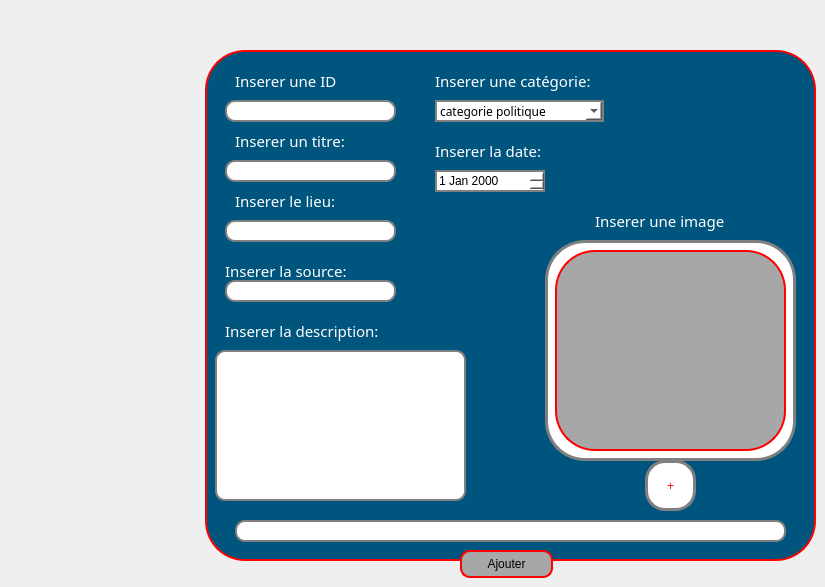
     <widget class="QWidget" name="tab_4">
      <attribute name="icon">
       <iconset>
        <normaloff>../../ressources/icons8-plus-2-mathématique-48.png</normaloff>../../ressources/icons8-plus-2-mathématique-48.png</iconset>
      </attribute>
      <attribute name="title">
       <string>Ajout</string>
      </attribute>
      <widget class="QFrame" name="frame_10">
       <property name="geometry">
        <rect>
         <x>205</x>
         <y>50</y>
         <width>611</width>
         <height>511</height>
        </rect>
       </property>
       <property name="focusPolicy">
        <enum>Qt::NoFocus</enum>
       </property>
       <property name="styleSheet">
        <string notr="true">border-radius: 40px;
background-color: rgb(0, 85, 127);
color: rgb(255, 255, 255);
border: 2px solid red;
</string>
       </property>
       <property name="frameShape">
        <enum>QFrame::StyledPanel</enum>
       </property>
       <property name="frameShadow">
        <enum>QFrame::Plain</enum>
       </property>
       <property name="lineWidth">
        <number>8</number>
       </property>
       <property name="midLineWidth">
        <number>6</number>
       </property>
       <widget class="QLabel" name="label_14">
        <property name="geometry">
         <rect>
          <x>30</x>
          <y>80</y>
          <width>141</width>
          <height>21</height>
         </rect>
        </property>
        <property name="font">
         <font>
          <family>Arial Rounded MT Bold</family>
          <pointsize>11</pointsize>
         </font>
        </property>
        <property name="styleSheet">
         <string notr="true">

border: 0px solid gray;</string>
        </property>
        <property name="text">
         <string>Inserer un titre:</string>
        </property>
        <property name="scaledContents">
         <bool>false</bool>
        </property>
       </widget>
       <widget class="QLineEdit" name="le_id">
        <property name="geometry">
         <rect>
          <x>20</x>
          <y>50</y>
          <width>171</width>
          <height>22</height>
         </rect>
        </property>
        <property name="autoFillBackground">
         <bool>false</bool>
        </property>
        <property name="styleSheet">
         <string notr="true">background-color: rgb(255, 255, 255);
border-radius: 10px;
border: 2px solid gray;
color: rgb(0, 0, 0);</string>
        </property>
        <property name="text">
         <string/>
        </property>
       </widget>
       <widget class="QLabel" name="label_15">
        <property name="geometry">
         <rect>
          <x>230</x>
          <y>90</y>
          <width>131</width>
          <height>21</height>
         </rect>
        </property>
        <property name="font">
         <font>
          <family>Arial Rounded MT Bold</family>
          <pointsize>11</pointsize>
         </font>
        </property>
        <property name="styleSheet">
         <string notr="true">

border: 0px solid gray;</string>
        </property>
        <property name="text">
         <string>Inserer la date:</string>
        </property>
        <property name="scaledContents">
         <bool>false</bool>
        </property>
       </widget>
       <widget class="QLabel" name="label_16">
        <property name="geometry">
         <rect>
          <x>30</x>
          <y>140</y>
          <width>131</width>
          <height>21</height>
         </rect>
        </property>
        <property name="font">
         <font>
          <family>Arial Rounded MT Bold</family>
          <pointsize>11</pointsize>
         </font>
        </property>
        <property name="styleSheet">
         <string notr="true">

border: 0px solid gray;</string>
        </property>
        <property name="text">
         <string>Inserer le lieu:</string>
        </property>
        <property name="scaledContents">
         <bool>false</bool>
        </property>
       </widget>
       <widget class="QLineEdit" name="le_lieu">
        <property name="geometry">
         <rect>
          <x>20</x>
          <y>170</y>
          <width>171</width>
          <height>22</height>
         </rect>
        </property>
        <property name="styleSheet">
         <string notr="true">background-color: rgb(255, 255, 255);
border-radius: 10px;
border: 2px solid gray;
color: rgb(0, 0, 0);</string>
        </property>
       </widget>
       <widget class="QLabel" name="label_17">
        <property name="geometry">
         <rect>
          <x>20</x>
          <y>210</y>
          <width>161</width>
          <height>21</height>
         </rect>
        </property>
        <property name="font">
         <font>
          <family>Arial Rounded MT Bold</family>
          <pointsize>11</pointsize>
         </font>
        </property>
        <property name="styleSheet">
         <string notr="true">

border: 0px solid gray;</string>
        </property>
        <property name="text">
         <string>Inserer la source:</string>
        </property>
        <property name="scaledContents">
         <bool>false</bool>
        </property>
       </widget>
       <widget class="QLineEdit" name="le_source">
        <property name="geometry">
         <rect>
          <x>20</x>
          <y>230</y>
          <width>171</width>
          <height>22</height>
         </rect>
        </property>
        <property name="styleSheet">
         <string notr="true">background-color: rgb(255, 255, 255);
border-radius: 10px;
border: 2px solid gray;
color: rgb(0, 0, 0);</string>
        </property>
       </widget>
       <widget class="QLabel" name="label_18">
        <property name="geometry">
         <rect>
          <x>20</x>
          <y>270</y>
          <width>201</width>
          <height>21</height>
         </rect>
        </property>
        <property name="font">
         <font>
          <family>Arial Rounded MT Bold</family>
          <pointsize>11</pointsize>
         </font>
        </property>
        <property name="styleSheet">
         <string notr="true">

border: 0px solid gray;</string>
        </property>
        <property name="text">
         <string>Inserer la description:</string>
        </property>
        <property name="scaledContents">
         <bool>false</bool>
        </property>
       </widget>
       <widget class="QTextEdit" name="le_description">
        <property name="geometry">
         <rect>
          <x>10</x>
          <y>300</y>
          <width>251</width>
          <height>151</height>
         </rect>
        </property>
        <property name="styleSheet">
         <string notr="true">background-color: rgb(255, 255, 255);
border-radius: 10px;
border: 2px solid gray;
color: rgb(0, 0, 0);</string>
        </property>
       </widget>
       <widget class="QLabel" name="label_19">
        <property name="geometry">
         <rect>
          <x>230</x>
          <y>20</y>
          <width>201</width>
          <height>21</height>
         </rect>
        </property>
        <property name="font">
         <font>
          <family>Arial Rounded MT Bold</family>
          <pointsize>11</pointsize>
         </font>
        </property>
        <property name="styleSheet">
         <string notr="true">

border: 0px solid gray;</string>
        </property>
        <property name="frameShape">
         <enum>QFrame::NoFrame</enum>
        </property>
        <property name="text">
         <string>Inserer une catégorie:</string>
        </property>
       </widget>
       <widget class="QComboBox" name="le_categorie">
        <property name="geometry">
         <rect>
          <x>230</x>
          <y>50</y>
          <width>169</width>
          <height>22</height>
         </rect>
        </property>
        <property name="font">
         <font>
          <family>Arial Rounded MT Bold</family>
         </font>
        </property>
        <property name="styleSheet">
         <string notr="true">border-radius: 0px;
color: rgb(0, 0, 0);
border: 2px solid gray;
background-color: rgb(255, 255, 255);</string>
        </property>
        <property name="editable">
         <bool>false</bool>
        </property>
        <item>
         <property name="text">
          <string>categorie politique</string>
         </property>
        </item>
        <item>
         <property name="text">
          <string>categorie sport</string>
         </property>
        </item>
        <item>
         <property name="text">
          <string>categorie meteo</string>
         </property>
        </item>
        <item>
         <property name="text">
          <string>categorie espace</string>
         </property>
        </item>
        <item>
         <property name="text">
          <string>categorie filmatographie</string>
         </property>
        </item>
        <item>
         <property name="text">
          <string>categorie technologique</string>
         </property>
        </item>
        <item>
         <property name="text">
          <string>categorie sante</string>
         </property>
        </item>
        <item>
         <property name="text">
          <string>categorie divers</string>
         </property>
        </item>
       </widget>
       <widget class="QGraphicsView" name="le_apercu">
        <property name="geometry">
         <rect>
          <x>340</x>
          <y>190</y>
          <width>251</width>
          <height>221</height>
         </rect>
        </property>
        <property name="autoFillBackground">
         <bool>false</bool>
        </property>
        <property name="styleSheet">
         <string notr="true">background-color: rgb(255, 255, 255);

border: 3px solid gray;
border-radius: 40px;
background: white;
</string>
        </property>
        <property name="frameShape">
         <enum>QFrame::StyledPanel</enum>
        </property>
        <property name="frameShadow">
         <enum>QFrame::Sunken</enum>
        </property>
        <property name="lineWidth">
         <number>3</number>
        </property>
        <property name="midLineWidth">
         <number>2</number>
        </property>
       </widget>
       <widget class="QPushButton" name="pushButton_10">
        <property name="geometry">
         <rect>
          <x>440</x>
          <y>410</y>
          <width>51</width>
          <height>51</height>
         </rect>
        </property>
        <property name="styleSheet">
         <string notr="true">background-color: rgb(255, 255, 255);
font: 30pt &quot;Impact&quot;;
color: rgb(255, 0, 4);


border: 3px solid gray;
border-radius: 20px;
background: white;
</string>
        </property>
        <property name="text">
         <string>+</string>
        </property>
        <property name="checkable">
         <bool>false</bool>
        </property>
        <property name="autoRepeat">
         <bool>false</bool>
        </property>
       </widget>
       <widget class="QLabel" name="label_20">
        <property name="geometry">
         <rect>
          <x>390</x>
          <y>160</y>
          <width>171</width>
          <height>21</height>
         </rect>
        </property>
        <property name="font">
         <font>
          <family>Arial Rounded MT Bold</family>
          <pointsize>11</pointsize>
          <weight>50</weight>
          <italic>false</italic>
          <bold>false</bold>
         </font>
        </property>
        <property name="styleSheet">
         <string notr="true">background-color: rgb(211, 211, 211);

background-color: rgb(0, 85, 127);
border: 0px solid gray;</string>
        </property>
        <property name="frameShape">
         <enum>QFrame::Panel</enum>
        </property>
        <property name="text">
         <string>Inserer une image</string>
        </property>
       </widget>
       <widget class="QLineEdit" name="le_titre">
        <property name="geometry">
         <rect>
          <x>20</x>
          <y>110</y>
          <width>171</width>
          <height>22</height>
         </rect>
        </property>
        <property name="autoFillBackground">
         <bool>false</bool>
        </property>
        <property name="styleSheet">
         <string notr="true">background-color: rgb(255, 255, 255);
border-radius: 10px;
border: 2px solid gray;
color: rgb(0, 0, 0);</string>
        </property>
        <property name="text">
         <string/>
        </property>
       </widget>
       <widget class="QLabel" name="label_21">
        <property name="geometry">
         <rect>
          <x>30</x>
          <y>20</y>
          <width>141</width>
          <height>21</height>
         </rect>
        </property>
        <property name="font">
         <font>
          <family>Arial Rounded MT Bold</family>
          <pointsize>11</pointsize>
         </font>
        </property>
        <property name="styleSheet">
         <string notr="true">

border: 0px solid gray;</string>
        </property>
        <property name="text">
         <string>Inserer une ID</string>
        </property>
        <property name="scaledContents">
         <bool>false</bool>
        </property>
       </widget>
       <widget class="QDateEdit" name="le_date">
        <property name="geometry">
         <rect>
          <x>230</x>
          <y>120</y>
          <width>110</width>
          <height>22</height>
         </rect>
        </property>
        <property name="styleSheet">
         <string notr="true">background-color: rgb(255, 255, 255);
color: rgb(0, 0, 0);

border: 2px solid gray;</string>
        </property>
       </widget>
       <widget class="QLabel" name="le_image">
        <property name="geometry">
         <rect>
          <x>350</x>
          <y>200</y>
          <width>231</width>
          <height>201</height>
         </rect>
        </property>
        <property name="styleSheet">
         <string notr="true">background-color:rgb(167, 167, 167);</string>
        </property>
        <property name="text">
         <string/>
        </property>
       </widget>
       <widget class="QLineEdit" name="le_imgurl">
        <property name="geometry">
         <rect>
          <x>30</x>
          <y>470</y>
          <width>551</width>
          <height>22</height>
         </rect>
        </property>
        <property name="styleSheet">
         <string notr="true">background-color: rgb(255, 255, 255);
border-radius: 10px;
border: 2px solid gray;</string>
        </property>
       </widget>
      </widget>
      <widget class="QPushButton" name="pushButton">
       <property name="geometry">
        <rect>
         <x>460</x>
         <y>550</y>
         <width>93</width>
         <height>28</height>
        </rect>
       </property>
       <property name="styleSheet">
        <string notr="true">QPushButton {
background-color:rgb(167, 167, 167);
color: rgb(0, 0, 0);
border-radius: 10px;
/*border-width: 3px;*/
   /* border-color: #E80F88;
    border-style: solid;*/
border: 2px solid red;
   /* border-radius: 10;*/
   /* padding: 4px;*/
    font-size: 12px;
    padding-left: 5px;
    padding-right: 5px;

}


QPushButton:hover {
background-color: qlineargradient(spread:pad, x1:0, y1:0, x2:0, y2:1, stop:0 rgb(200, 200, 255), stop:1 rgb(200, 200, 255));
color: rgb(255, 255, 255);
 border-color: #AF0171;
}</string>
       </property>
       <property name="text">
        <string>Ajouter</string>
       </property>
      </widget>
     </widget>
